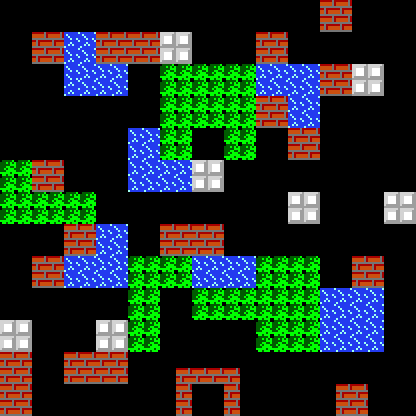

A 2D game scene composited from a Tiled map and its tileset images. What follows is a short description and the map's XML, with each tile layer's data collapsed to a summary:
An orthogonal 52x52 tile map with 8x8 px tiles, 1 tile layer (Tile Layer 1).

<map version="1.0" orientation="orthogonal" renderorder="right-down" width="52" height="52" tilewidth="8" tileheight="8" nextobjectid="1">
 <tileset firstgid="1" name="mapEnvironment" tilewidth="8" tileheight="8" tilecount="20">
  <image source="mapEnvironment.png" width="80" height="16" />
 </tileset>
 <layer name="Tile Layer 1" width="52" height="52">
  <data>[2704 cells, 1120 non-empty, 16 distinct tile ids]</data>
 </layer>
</map>